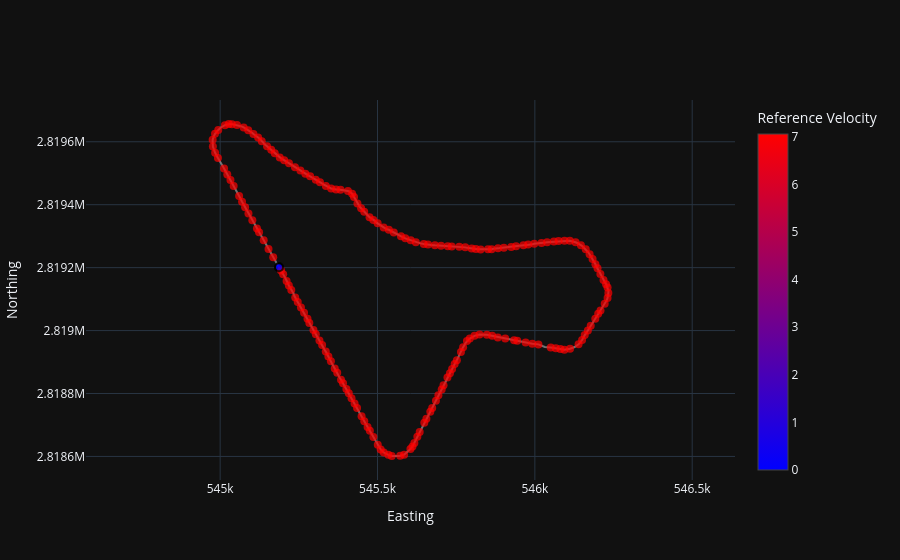

Source (notebook cell):
### Code cell
import plotly.graph_objects as go
import pandas as pd

track_df = pd.read_csv("../data/track_centerline.csv")

all_s = track_df['s'].values
all_E = track_df['E'].values
all_N = track_df['N'].values

sampled_E = np.interp(velocity_profile_df['s'], all_s, all_E)
sampled_N = np.interp(velocity_profile_df['s'], all_s, all_N)

fig = go.Figure()

fig.add_trace(go.Scatter(
    x=all_E,
    y=all_N,
    mode='lines',
    line=dict(color='lightgray', width=2),
    opacity=0.5
))

types = velocity_profile_df['region']

marker_sizes = np.where(types == 'interloci', 5, 8)
marker_lines = np.where(types == 'boundary', 2, 0)

fig.add_trace(go.Scatter(
    x=sampled_E,
    y=sampled_N,
    mode='markers',
    marker=dict(
        color=velocity_profile_df['v_ref'],
        size=marker_sizes,
        colorscale='bluered',
        showscale=True,
        colorbar=dict(title='Reference Velocity'),
        line=dict(width=marker_lines, color='black'),
        symbol='circle'
    ),
    text=[
        f"idx={i}<br>s={s:.2f}<br>v_ref={v:.2f}<br>type={t}"
        for i, s, v, t in zip(
            velocity_profile_df['idx'],
            velocity_profile_df['s'],
            velocity_profile_df['v_ref'],
            velocity_profile_df['region']
        )
    ]
))

fig.update_layout(
    xaxis_title='Easting',
    yaxis_title='Northing',
    template='plotly_dark',
    yaxis=dict(scaleanchor="x", scaleratio=1),
    showlegend=False
)

fig.show()

### Figure 1 — Plotly figure (JSON) as saved in the notebook; plotly's stock layout.template omitted (floating-point values rounded to 4 significant figures; data arrays with more than 128 entries replaced by an {"elided": "..."} marker saying what was removed)
{"data": [{"line": {"color": "lightgray", "width": 2}, "mode": "lines", "opacity": 0.5, "type": "scatter", "x": {"elided": "404 float values"}, "y": {"elided": "404 float values"}}, {"marker": {"color": {"elided": "188 float values"}, "colorbar": {"title": {"text": "Reference Velocity"}}, "colorscale": [[0, "rgb(0,0,255)"], [1, "rgb(255,0,0)"]], "line": {"color": "black", "width": {"elided": "188 int values"}}, "showscale": true, "size": {"elided": "188 int values"}, "symbol": "circle"}, "mode": "markers", "text": {"elided": "188 str values"}, "type": "scatter", "x": {"elided": "188 float values"}, "y": {"elided": "188 float values"}}], "layout": {"showlegend": false, "xaxis": {"title": {"text": "Easting"}}, "yaxis": {"scaleanchor": "x", "scaleratio": 1, "title": {"text": "Northing"}}}}
